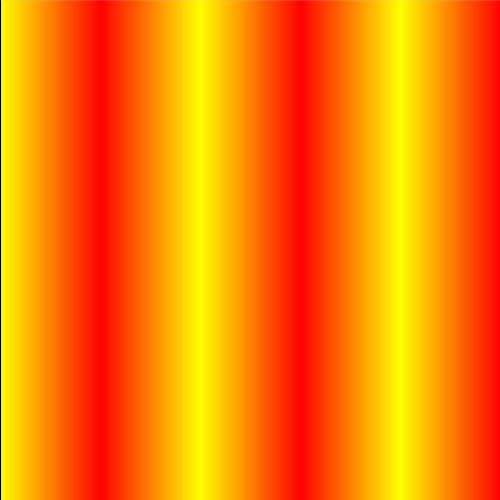
Frame 1 (no input)
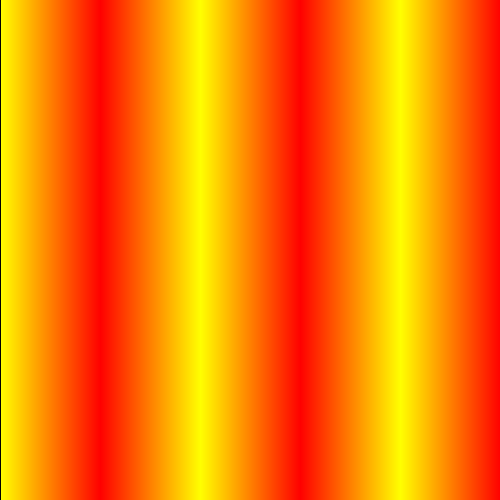
Frame 60 (the mouse pressed at the canvas centre just before this capture)
Frame 120 (the mouse held since frame 60 and released just before this capture): identical to frame 60, image omitted

The Processing sketch that drew these frames (run headless with seeded random() and noise(); from frame 60 on, the mouse is pressed at the canvas centre):

// Processing sketch: gradientStuff
// ── gradientStuff.pde

color c1 = color(204, 102, 0);
color c2 = color(0, 102, 153);
int Y_AXIS = 1;
int X_AXIS = 2;

void setup(){
  size(500, 500);
}

void draw(){
  for(int i = 0; i < width; i++){
    
    stroke(gradient1(i * 2));
    line(i, 0, i, height);
  }
  
//  setGradient();
}

color gradient1(int location){
  color[] gradientColors = new color[7];

  gradientColors[0] = color(255,255,0);
  gradientColors[1] = color(255,0,0);
  gradientColors[2] = color(255,255,0);
  gradientColors[3] = color(255,0,0);
  gradientColors[4] = color(255,255,0);
  gradientColors[5] = color(255,0,0);
  
  int[] colorPositions = {0, 200, 400, 600, 800, 1000};
  for(int i = 0; i < colorPositions.length; i++){
    if(location > colorPositions[i] && location <= colorPositions[i+1]){
      return lerpColor(gradientColors[i], gradientColors[i+1], ((float)(location - colorPositions[i]))/(colorPositions[i+1] - colorPositions[i]));
    }
  }
  return color(0,0,0);
}

class Gradient {
  color[] colors;
  
  Gradient(){
    colors = new color[100];
    int gradientCounts;
  }
  
  void addColor(color newColor){
    
  }
}
